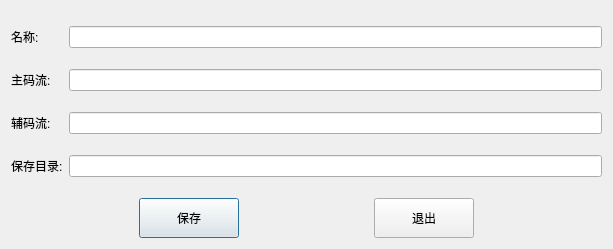
<?xml version="1.0" encoding="UTF-8"?>
<ui version="4.0">
 <class>Add</class>
 <widget class="QDialog" name="Add">
  <property name="geometry">
   <rect>
    <x>0</x>
    <y>0</y>
    <width>613</width>
    <height>249</height>
   </rect>
  </property>
  <property name="windowTitle">
   <string>Dialog</string>
  </property>
  <layout class="QGridLayout" name="gridLayout">
   <item row="1" column="1">
    <widget class="QPushButton" name="btnSave">
     <property name="minimumSize">
      <size>
       <width>100</width>
       <height>40</height>
      </size>
     </property>
     <property name="maximumSize">
      <size>
       <width>100</width>
       <height>40</height>
      </size>
     </property>
     <property name="text">
      <string>保存</string>
     </property>
    </widget>
   </item>
   <item row="1" column="3">
    <widget class="QPushButton" name="btnExit">
     <property name="minimumSize">
      <size>
       <width>100</width>
       <height>40</height>
      </size>
     </property>
     <property name="maximumSize">
      <size>
       <width>100</width>
       <height>40</height>
      </size>
     </property>
     <property name="text">
      <string>退出</string>
     </property>
    </widget>
   </item>
   <item row="1" column="0">
    <spacer name="horizontalSpacer_2">
     <property name="orientation">
      <enum>Qt::Horizontal</enum>
     </property>
     <property name="sizeHint" stdset="0">
      <size>
       <width>40</width>
       <height>20</height>
      </size>
     </property>
    </spacer>
   </item>
   <item row="1" column="2">
    <spacer name="horizontalSpacer">
     <property name="orientation">
      <enum>Qt::Horizontal</enum>
     </property>
     <property name="sizeHint" stdset="0">
      <size>
       <width>40</width>
       <height>20</height>
      </size>
     </property>
    </spacer>
   </item>
   <item row="1" column="4">
    <spacer name="horizontalSpacer_3">
     <property name="orientation">
      <enum>Qt::Horizontal</enum>
     </property>
     <property name="sizeHint" stdset="0">
      <size>
       <width>40</width>
       <height>20</height>
      </size>
     </property>
    </spacer>
   </item>
   <item row="0" column="0" colspan="5">
    <widget class="QWidget" name="widget" native="true">
     <layout class="QGridLayout" name="gridLayout_2">
      <property name="leftMargin">
       <number>0</number>
      </property>
      <property name="topMargin">
       <number>0</number>
      </property>
      <property name="rightMargin">
       <number>0</number>
      </property>
      <property name="bottomMargin">
       <number>0</number>
      </property>
      <item row="0" column="0">
       <widget class="QLabel" name="label">
        <property name="text">
         <string>名称:</string>
        </property>
       </widget>
      </item>
      <item row="0" column="1">
       <widget class="QLineEdit" name="lineEditName"/>
      </item>
      <item row="1" column="0">
       <widget class="QLabel" name="label_2">
        <property name="text">
         <string>主码流:</string>
        </property>
       </widget>
      </item>
      <item row="1" column="1">
       <widget class="QLineEdit" name="lineEditUrl"/>
      </item>
      <item row="2" column="0">
       <widget class="QLabel" name="label_3">
        <property name="text">
         <string>辅码流:</string>
        </property>
       </widget>
      </item>
      <item row="2" column="1">
       <widget class="QLineEdit" name="lineEditSubUrl"/>
      </item>
      <item row="3" column="0">
       <widget class="QLabel" name="label_4">
        <property name="text">
         <string>保存目录:</string>
        </property>
       </widget>
      </item>
      <item row="3" column="1">
       <widget class="QLineEdit" name="lineEditSaveFile"/>
      </item>
     </layout>
    </widget>
   </item>
  </layout>
 </widget>
 <resources/>
 <connections/>
</ui>
